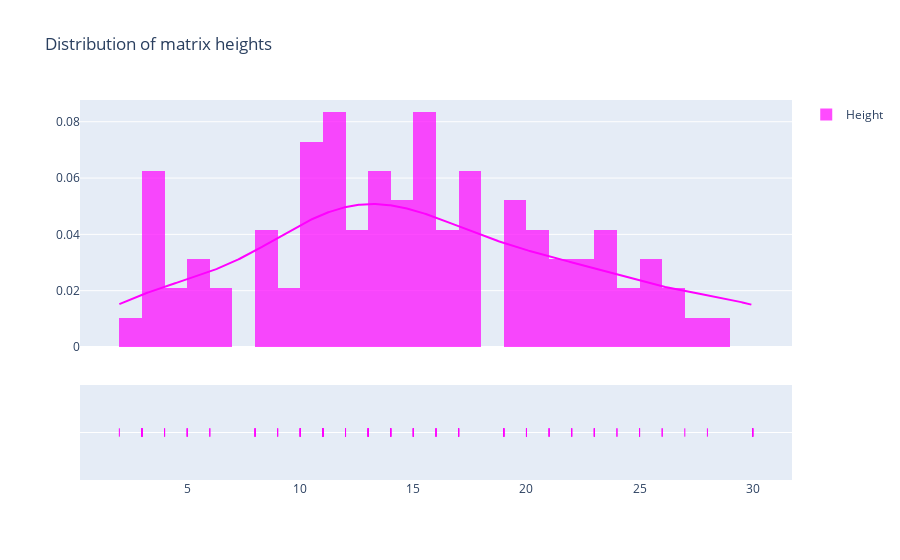

Notebook source saved alongside this figure:
### Code cell
fig = ff.create_distplot([heights], group_labels=["Height"], colors=["magenta"])
fig.update_layout(title_text="Distribution of matrix heights")

### Figure 1 — Plotly figure (JSON) as saved in the notebook; plotly's stock layout.template omitted (floating-point values rounded to 4 significant figures; data arrays with more than 128 entries replaced by an {"elided": "..."} marker saying what was removed)
{"data": [{"autobinx": false, "histnorm": "probability density", "legendgroup": "Height", "marker": {"color": "magenta"}, "name": "Height", "opacity": 0.7, "type": "histogram", "x": [2, 14, 20, 10, 30, 24, 3, 20, 13, 30, 30, 30, 15, 15, 14, 10, 3, 13, 23, 13, 15, 16, 12, 10, 11, 9, 8, 19, 19, 10, 14, 19, 23, 15, 3, 30, 17, 3, 28, 25, 5, 17, 14, 11, 27, 12, 15, 13, 15, 25, 12, 16, 19, 15, 23, 24, 3, 16, 17, 21, 13, 22, 30, 26, 25, 10, 8, 16, 9, 3, 4, 11, 11, 13, 14, 22, 11, 19, 4, 20, 20, 10, 6, 6, 10, 11, 11, 23, 22, 5, 15, 17, 17, 5, 21, 8, 8, 12, 30, 21, 17, 30, 26, 11], "xaxis": "x", "xbins": {"end": 30, "size": 1, "start": 2}, "yaxis": "y"}, {"legendgroup": "Height", "marker": {"color": "magenta"}, "mode": "lines", "name": "Height", "showlegend": false, "type": "scatter", "x": {"elided": "500 float values"}, "xaxis": "x", "y": {"elided": "500 float values"}, "yaxis": "y"}, {"legendgroup": "Height", "marker": {"color": "magenta", "symbol": "line-ns-open"}, "mode": "markers", "name": "Height", "showlegend": false, "type": "scatter", "x": [2, 14, 20, 10, 30, 24, 3, 20, 13, 30, 30, 30, 15, 15, 14, 10, 3, 13, 23, 13, 15, 16, 12, 10, 11, 9, 8, 19, 19, 10, 14, 19, 23, 15, 3, 30, 17, 3, 28, 25, 5, 17, 14, 11, 27, 12, 15, 13, 15, 25, 12, 16, 19, 15, 23, 24, 3, 16, 17, 21, 13, 22, 30, 26, 25, 10, 8, 16, 9, 3, 4, 11, 11, 13, 14, 22, 11, 19, 4, 20, 20, 10, 6, 6, 10, 11, 11, 23, 22, 5, 15, 17, 17, 5, 21, 8, 8, 12, 30, 21, 17, 30, 26, 11], "xaxis": "x", "y": ["Height", "Height", "Height", "Height", "Height", "Height", "Height", "Height", "Height", "Height", "Height", "Height", "Height", "Height", "Height", "Height", "Height", "Height", "Height", "Height", "Height", "Height", "Height", "Height", "Height", "Height", "Height", "Height", "Height", "Height", "Height", "Height", "Height", "Height", "Height", "Height", "Height", "Height", "Height", "Height", "Height", "Height", "Height", "Height", "Height", "Height", "Height", "Height", "Height", "Height", "Height", "Height", "Height", "Height", "Height", "Height", "Height", "Height", "Height", "Height", "Height", "Height", "Height", "Height", "Height", "Height", "Height", "Height", "Height", "Height", "Height", "Height", "Height", "Height", "Height", "Height", "Height", "Height", "Height", "Height", "Height", "Height", "Height", "Height", "Height", "Height", "Height", "Height", "Height", "Height", "Height", "Height", "Height", "Height", "Height", "Height", "Height", "Height", "Height", "Height", "Height", "Height", "Height", "Height"], "yaxis": "y2"}], "layout": {"barmode": "overlay", "hovermode": "closest", "legend": {"traceorder": "reversed"}, "title": {"text": "Distribution of matrix heights"}, "xaxis": {"anchor": "y2", "domain": [0, 1], "zeroline": false}, "yaxis": {"anchor": "free", "domain": [0.35, 1], "position": 0}, "yaxis2": {"anchor": "x", "domain": [0, 0.25], "dtick": 1, "showticklabels": false}}}
